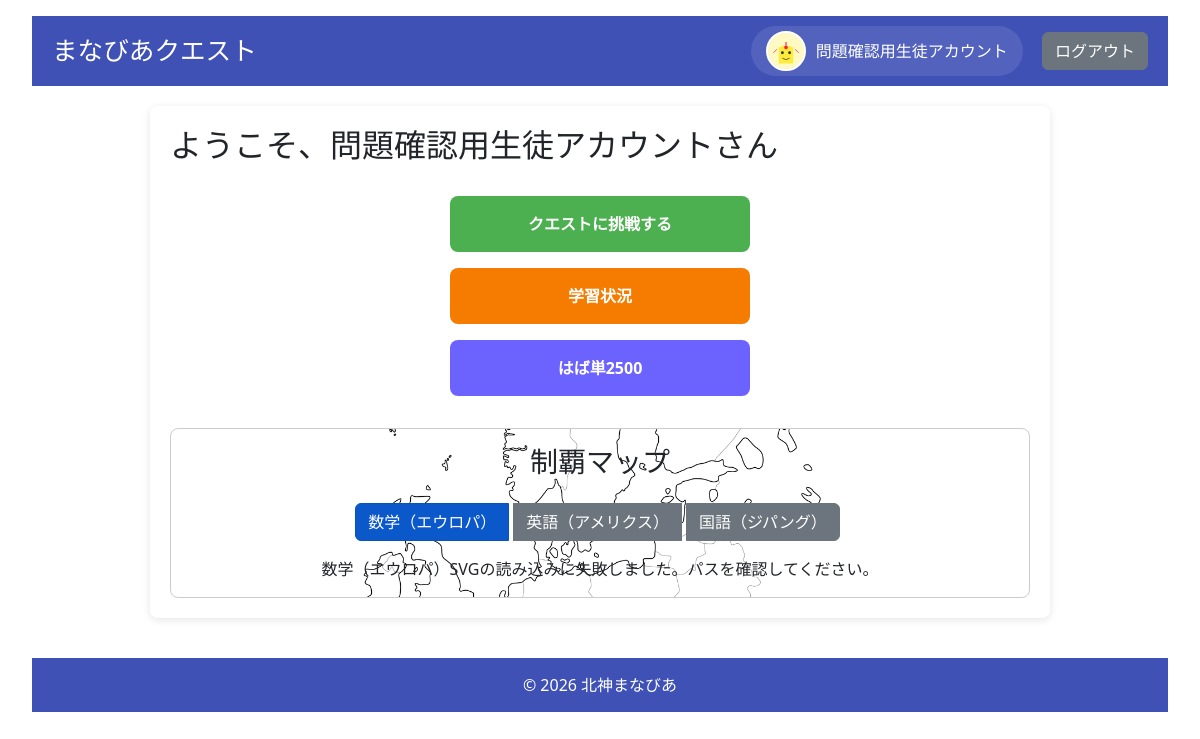
Screenshot of /dashboard/student (signed in) with the database file from the repository.
### models.py (models this page shows, shortened)
class User(UserMixin, db.Model):
    __tablename__ = 'users'
    id = db.Column(db.Integer, primary_key=True)
    username = db.Column(db.String(80), unique=True, nullable=False)
    password_hash = db.Column(db.String(128), nullable=False)
    role = db.Column(db.String(20), nullable=False)  # 'admin', 'student', 'parent'
    is_first_login = db.Column(db.Boolean, default=True, nullable=False)
    nickname = db.Column(db.String(80), nullable=True)
    avatar = db.Column(db.String(200), nullable=True)
    parent_id = db.Column(db.Integer, db.ForeignKey('users.id'), nullable=True)
    user_level = db.Column(db.Integer, default=1)
    medals = db.Column(db.Integer, default=0)
    user_title = db.Column(db.String(100), default='見習い')
    target_levels_json = db.Column(db.String(200), default='{"math": "Lv1", "english": "Lv1", "japanese": "Lv1"}')
    @property
    def target_levels(self):
        try:
            return json.loads(self.target_levels_json)
        except:
            return {"math": "Lv1", "english": "Lv1", "japanese": "Lv1"}
    children = db.relationship('User', backref=db.backref('parent', remote_side=[id]), lazy='dynamic')
    attempt_logs = db.relationship('QuestAttemptLog', back_populates='user', cascade="all, delete-orphan")
    @property
    def display_name(self):
        return self.nickname if self.nickname else self.username
    @property
    def avatar_url(self):
        if self.avatar:
            return f"/static/images/avatars/{self.avatar}"
        return "/static/images/avatars/default.svg"

### app.py (the view, shortened to what this page needs)
@app.route('/dashboard/student')
@login_required
def dashboard_student():
    if session.get('role') != 'student':
        return redirect(url_for('login'))
    target_levels = current_user.target_levels
    progress_summary = {}
    subjects = {
        'math': 'europe',
        'english': 'americus',
        'japanese': 'zipangu'
    }
    conquered_quest_data = []
    for sub_key, world_name in subjects.items():
        target_level = target_levels.get(sub_key, 'Lv1')
        all_quests_in_level = safe_query_all(Quest.query.filter_by(title=sub_key, level=target_level))
        total_count = len(all_quests_in_level)
        quest_ids = [q.id for q in all_quests_in_level]
        cleared_records = safe_query_all(UserProgress.query.filter(
            UserProgress.user_id == current_user.id,
            UserProgress.status == 'cleared',
            UserProgress.quest_id.in_(quest_ids)
        ))
        cleared_count = len(cleared_records)
        cleared_quest_ids = [p.quest_id for p in cleared_records]
        percentage = int((cleared_count / total_count * 100)) if total_count > 0 else 0
        progress_summary[sub_key] = {
            "cleared": cleared_count,
            "total": total_count,
            "percentage": percentage,
            "level": target_level
        }
    return render_template(
        'dashboard_student.html',
        user_id=current_user.id,
        conquered_quest_data=conquered_quest_data,
        progress_summary=progress_summary
    )

### app.py (called while the page is built)
@app.context_processor
def inject_markdown_help():
    def get_markdown_help():
        try:
            filepath = os.path.join(basedir, 'Markdown_help.md')
            with open(filepath, 'r', encoding='utf-8') as f:
                return f.read()
        except Exception as e:
            app.logger.error(f"Error reading Markdown_help.md: {e}")
            return "ヘルプファイルを読み込めませんでした。"
    return dict(get_markdown_help=get_markdown_help)

def safe_get(model, ident, retries=5, delay=1.0):
    for i in range(retries):
        try:
            return db.session.get(model, ident)
        except OperationalError as e:
            if "disk I/O error" in str(e) or "database is locked" in str(e):
                app.logger.warning(f"Database get failed (attempt {i+1}/{retries}): {e}. Retrying in {delay}s...")
                time.sleep(delay)
                continue
            raise
    return db.session.get(model, ident)

def safe_query_all(query, retries=5, delay=1.0):
    for i in range(retries):
        try:
            return query.all()
        except OperationalError as e:
            if "disk I/O error" in str(e) or "database is locked" in str(e):
                app.logger.warning(f"Database query all failed (attempt {i+1}/{retries}): {e}. Retrying in {delay}s...")
                time.sleep(delay)
                continue
            raise
    return query.all()

@login_manager.user_loader
def load_user(user_id):
    return safe_get(User, int(user_id))

### templates/dashboard_student.html (shortened to what this page needs)
{% extends "base.html" %}
{% block content %}
<h2>ようこそ、{{ current_user.display_name }}さん</h2>
<div class="dashboard-buttons" style="display: flex; flex-direction: column; gap: 1rem; max-width: 300px; margin: 2rem auto;">
    <a href="{{ url_for('select_title') }}" class="button" style="padding: 1rem; background-color: #4CAF50; color: white; text-align: center; text-decoration: none; border-radius: 8px;">クエストに挑戦する</a>
    <a href="{{ url_for('progress') }}" class="button" style="padding: 1rem; background-color: #f57c00; color: white; text-align: center; text-decoration: none; border-radius: 8px;">学習状況</a>
    <a href="{{ url_for('habatan_index') }}" class="button" style="padding: 1rem; background-color: #6c63ff; color: white; text-align: center; text-decoration: none; border-radius: 8px;">はば単2500</a>
</div>
<div class="map-container text-center">
    <h3 class="mb-4">制覇マップ</h3>
    <div class="map-selector btn-group" role="group">
      <button type="button" class="btn btn-primary active" data-map-type="europe">数学（エウロパ）</button>
      <button type="button" class="btn btn-secondary" data-map-type="americus">英語（アメリクス）</button>
      <button type="button" class="btn btn-secondary" data-map-type="zipangu">国語（ジパング）</button>
    </div>
    <div id="map-europe" class="map active">
        <object data="/static/maps/Europe.svg" type="image/svg+xml" width="100%" height="400">
            <p>数学（エウロパ）SVGの読み込みに失敗しました。パスを確認してください。</p>
        </object>
    </div>
</div>
{% endblock %}

### templates/base.html (shortened to what this page needs)
<!DOCTYPE html>
<html lang="ja">
<head>
    <link rel="stylesheet" href="{{ url_for('static', filename='css/style.css') }}">
    <link href="https://cdn.jsdelivr.net/npm/bootstrap@5.3.2/dist/css/bootstrap.min.css" rel="stylesheet">
    <link rel="stylesheet" href="https://cdnjs.cloudflare.com/ajax/libs/font-awesome/6.5.1/css/all.min.css">
</head>
<body>
    <header>
        <h1>まなびあクエスト</h1>
        <nav>
            {% if current_user.is_authenticated %}
            <a href="{{ url_for('profile') }}" class="nav-profile">
                <div class="avatar-container">
                    <img src="{{ current_user.avatar_url }}">
                </div>
                <span>{{ current_user.display_name }}</span>
            </a>
            {% endif %}
            <a href="{{ url_for('logout') }}" class="btn btn-secondary">ログアウト</a>
        </nav>
    </header>
    <main>
        {% block content %}{% endblock %}
    </main>
    <footer>
        &copy; 2026 北神まなびあ
    </footer>
</body>
</html>

### static/css/style.css (style rules this page uses)
body { font-family: "Helvetica Neue", Helvetica, Arial, sans-serif; background-color: #f5f7fa; color: #333333; margin: 0; padding: 1rem 2rem; line-height: 1.6; }
header { background-color: #3f51b5; color: white; padding: 10px 20px; display: flex; align-items: center; justify-content: space-between; min-height: 60px; }
header h1 { margin: 0; font-size: 1.6rem; white-space: nowrap; }
nav { display: flex; align-items: center; gap: 1.2rem; flex-shrink: 0; }
.nav-profile { display: flex; align-items: center; gap: 10px; color: white; text-decoration: none; background: rgba(255,255,255,0.1); padding: 5px 15px; border-radius: 30px; transition: background 0.2s; }
.avatar-container { width: 40px; height: 40px; border-radius: 50%; overflow: hidden; background-color: #eee; flex-shrink: 0; border: 2px solid white; }
.avatar-container img { width: 100%; height: 100%; object-fit: cover; margin-right: 0; }
main { max-width: 900px; margin: 20px auto; padding: 20px; background-color: white; border-radius: 8px; box-shadow: 0 2px 8px rgba(0,0,0,0.1); }
footer { text-align: center; padding: 15px 10px; background-color: #3f51b5; color: white; margin-top: 40px; }
h1, h2 { color: #3f51b5; margin-top: 0; }
h3 { color: #303f9f; margin-bottom: 10px; }
img { max-width: 100%; height: auto; margin-right: 10px; }
.btn { display: inline-block; padding: 10px 20px; font-size: 16px; font-weight: 600; text-decoration: none; border-radius: 4px; border: none; cursor: pointer; transition: background-color 0.3s ease, opacity 0.2s ease; user-select: none; text-align: center; }
.btn-primary { background-color: #3f51b5; color: white; }
.btn-secondary { background-color: #e0e0e0; color: #333; }
.button { @extend .btn; @extend .btn-primary; }
.button { background-color: #4CAF50; color: white; padding: 10px 20px; border-radius: 4px; text-decoration: none; display: inline-block; font-weight: 600; cursor: pointer; }

### templates/dashboard_student.html (style rules this page uses)
.map-container { margin-top: 2rem; border: 1px solid #ccc; padding: 1rem 1rem 0 1rem; border-radius: 8px; background-size: 90%; background-position: center; background-repeat: no-repeat; background-color: rgba(255, 255, 255, 0.85); }
.map-selector .btn { margin-right: 5px; }
.map { display: none; margin-top: 1rem; }
.map.active { display: block; }

### rows the page displays
User: avatar_url (picture), display_name "問題確認用生徒アカウント"
